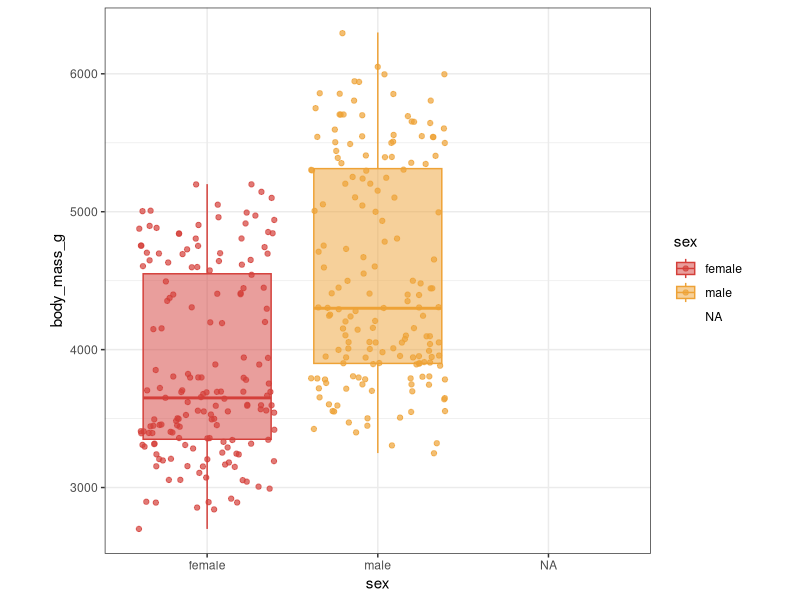

The R source for this figure:
## ---- chunk 1
options(htmltools.dir.version = FALSE)
knitr::opts_chunk$set(
	echo = FALSE,
	message = FALSE,
	warning = FALSE,
	cache = TRUE
)
library(tidyverse)
library(knitr)
library(kableExtra)
library(ggsci)
## ---- chunk 2
data(penguins, package = "palmerpenguins")
penguins[c(1:2,251:252,300:301),] %>% kable(format = 'html') %>% kable_styling("striped") %>% scroll_box(width = "100%")
## ---- chunk 3
penguins %>% 
  group_by(sex) %>%
  summarize(across(c("body_mass_g"), 
                   list(Mean = ~ mean(., na.rm = T), 
                        SD = ~ sd(., na.rm =T), 
                        Min = ~ min(., na.rm = T), 
                        Median = ~ median(., na.rm = T), 
                        Max = ~ max(., na.rm = T)))) %>% 
  kable(format = 'html', digits = 1) %>% kable_styling("striped") %>% scroll_box(width = "100%")
## ---- chunk 4
penguins %>%
  ggplot(aes(x = sex, y = body_mass_g, color = sex, fill = sex)) +
  geom_boxplot(alpha = 0.5) +
  geom_point(position = "jitter", alpha = 0.7) + 
  theme_bw() +
  theme(aspect.ratio = 1) +
  scale_color_locuszoom()  +
  scale_fill_locuszoom()
